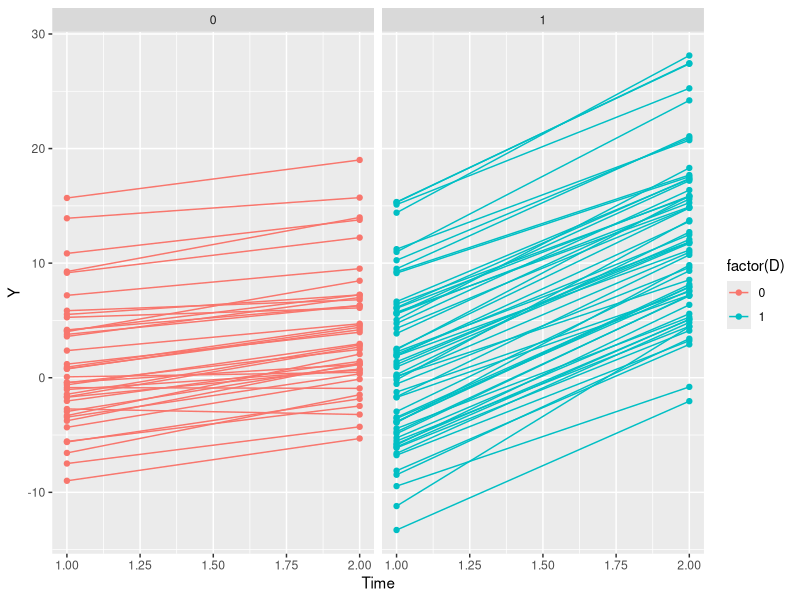
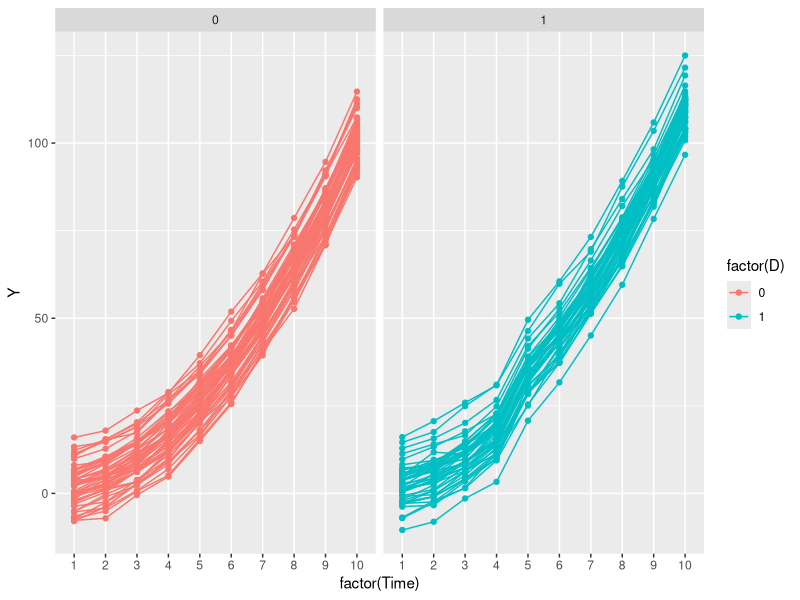

Recreate these plots in R, in order.
library(tidyverse)
library(lme4)


set.seed(19991109)


# Define the number of individuals and time points
n <- 100 # Number of individuals
t <- 2 # Number of time points

delta <- 5
gamma <- 3
rho <- 8

# Unmeasured confounding for each individual
A <- rnorm(n)

# Covaraite for each individual
X <- rnorm(n)

# Treatment
p = ifelse(A >= 1, 0.75, 0.45)
D <- rbinom(n, 1, p)


dat = expand_grid(data.frame(id = 1:n, A = A, X = X, D = D), Time = 1:t) %>% 
  mutate(epsilon = rnorm(n*t, mean = 0, sd = 1)) %>% 
  mutate(Y  = ifelse(Time < 2, 
                     (Time)^2 + delta*X + gamma*A + epsilon,
                     (Time)^2 + delta*X + gamma*A + rho*D + epsilon))


mean(dat$D)

dat %>% ggplot(aes(x = Time, y = Y, group = factor(id), color = factor(D))) + geom_point() + geom_line() + facet_wrap(~factor(D))



# DID estimator

bar_Y_1_t2 = dat %>% filter(Time == 2, D == 1) %>% summarise(mean(Y)) %>% as.numeric()
bar_Y_1_t1 = dat %>% filter(Time == 1, D == 1) %>% summarise(mean(Y)) %>% as.numeric()

bar_Y_0_t2 = dat %>% filter(Time == 2, D == 0) %>% summarise(mean(Y)) %>% as.numeric()
bar_Y_0_t1 = dat %>% filter(Time == 1, D == 0) %>% summarise(mean(Y)) %>% as.numeric()

DID_est = (bar_Y_1_t2 - bar_Y_1_t1) - (bar_Y_0_t2 - bar_Y_0_t1)
DID_est



# create D_it
dat = dat %>% mutate(time = factor(Time)) %>% 
  mutate(Time_to_treat = ifelse(Time < 2, 0, 1)) %>% 
  mutate(D_it = D * Time_to_treat)


## OLS
# 1
mod = lm(Y ~ D + A + X, dat %>% filter(Time == 2))
summary(mod)

# 2
mod0 = lm(Y ~ X + time + D_it, dat)
summary(mod0)
mod0$coefficients


# FE: allow differnt intercepts for each id
mod1 = lmer(Y ~ time + X + D_it + (1 | id), dat)
summ_lmer = summary(mod1)
summ_lmer
summ_lmer$coefficients[4,]






###### Multiple timepoints

set.seed(2023)

n <- 100 # Number of individuals
t <- 10 # Number of time points
t_treat = 5

delta <- 5
gamma <- 3
rho <- 8

# Unmeasured confounding for each individual
A <- rnorm(n)

# Covaraite for each individual
X <- rnorm(n)

# Treatment
p = ifelse(A >= 1, 0.75, 0.45)
D <- rbinom(n, 1, p)


dat = expand_grid(data.frame(id = 1:n, A = A, X = X, D = D), Time = 1:t) %>% 
  mutate(epsilon = rnorm(n*t, mean = 0, sd = 1)) %>% 
  mutate(Y  = ifelse(Time < t_treat, 
                     (Time)^2 + delta*X + gamma*A + epsilon,
                     (Time)^2 + delta*X + gamma*A + rho*D + epsilon))

# dat = expand_grid(data.frame(id = 1:n, A = A, X = X, D = D, epsilon), Time = 1:t) %>% 
#   mutate(epsilon = rnorm(1, mean = 0, sd = 1)) %>% 
#   mutate(Y  = ifelse(Time < 5, 
#                      (Time)^2 + delta*X + gamma*A + epsilon,
#                      (Time)^2 + delta*X + gamma*A + rho*D + epsilon))


mean(dat$D)

dat %>% ggplot(aes(x = factor(Time), y = Y, group = factor(id), color = factor(D))) + geom_point() + geom_line() + facet_wrap(~factor(D))


# DID estimator

bar_Y_1_t2 = dat %>% filter(Time == t_treat, D == 1) %>% summarise(mean(Y)) %>% as.numeric()
bar_Y_1_t1 = dat %>% filter(Time == t_treat-1, D == 1) %>% summarise(mean(Y)) %>% as.numeric()

bar_Y_0_t2 = dat %>% filter(Time == t_treat, D == 0) %>% summarise(mean(Y)) %>% as.numeric()
bar_Y_0_t1 = dat %>% filter(Time == t_treat-1, D == 0) %>% summarise(mean(Y)) %>% as.numeric()

(bar_Y_1_t2 - bar_Y_1_t1) - (bar_Y_0_t2 - bar_Y_0_t1)


# create D_it
dat = dat %>% mutate(time = factor(Time)) %>% 
  mutate(Time_to_treat = ifelse(Time < t_treat, 0, 1)) %>% 
  mutate(D_it = D * Time_to_treat)


## OLS
mod0 = lm(Y ~ A + X + time + D_it, dat)
summary(mod0)
mod0$coefficients


# FE: allow differnt intercepts for each id
mod1 = lmer(Y ~ time + X + D_it + (1 | id), dat)
summ_lmer = summary(mod1)
summ_lmer
summ_lmer$coefficients[4,]

